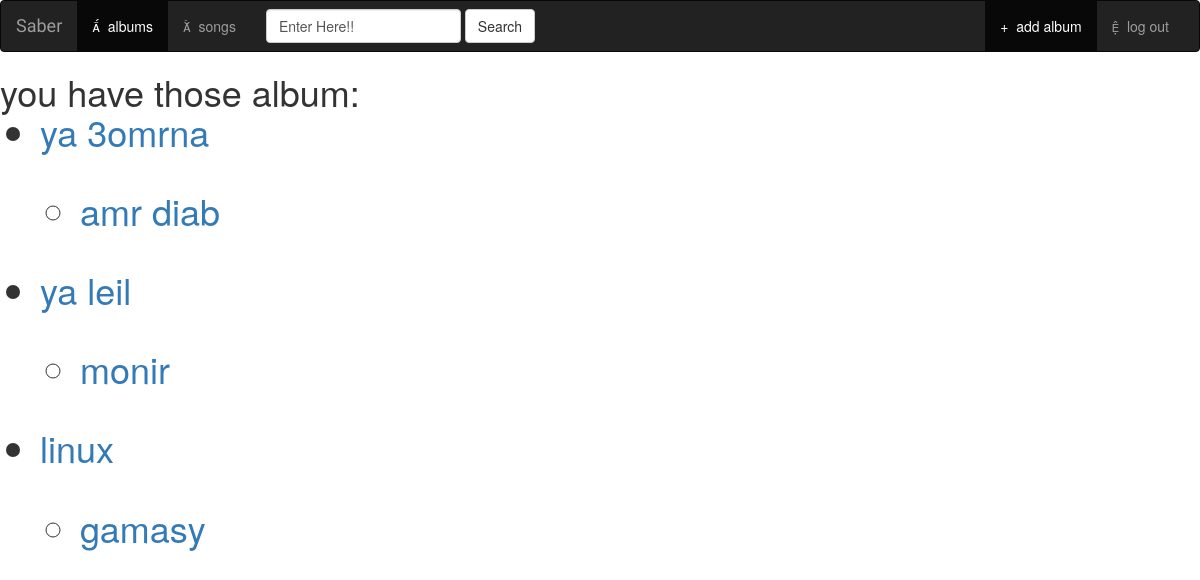
Page /music/index on the committed database.
### music/models.py (models this page shows, shortened)
class Album(models.Model):
    artist = models.CharField(max_length=100)
    album_title = models.CharField(max_length=100)
    genre = models.CharField(max_length=100)
    album_logo = models.CharField(max_length=100)

### music/views.py (the view)
# urls.py: path('index', views.index),
def index(request):
    all = Album.objects.all()
    cont = {"albums": all }
    return render(request, 'music/index.html', cont)

### music/templates/music/index.html (shortened to what this page needs)
{% extends 'music/base.html' %}
{% block r %}
<html lang="en">
<head>
</head>
<body>
<h1>
you have those album:
<ul>
    {% for album in albums %}
        <li> <a href="{% url "music:detail" album.id %}" > {{ album.album_title }}</a></li><br>
        <ul><li><a href="{% url 'music:artist' album.artist %}" >{{ album.artist }}</a></li></ul><br>
    {% endfor %}
</ul>
</h1>
</body>
</html>
{% endblock %}

### music/static/music/mystyle.css (style rules this page uses)
body { background: white url("images/bg.jpg") }

### rows in the picture
Album: album_title "ya 3omrna", artist "amr diab"
Album: album_title "ya leil", artist "monir"
Album: album_title "linux", artist "gamasy"
